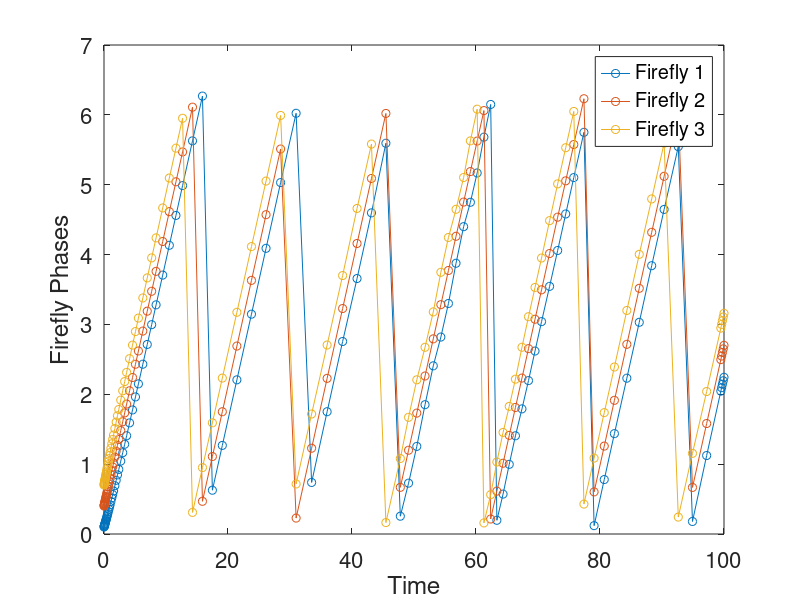
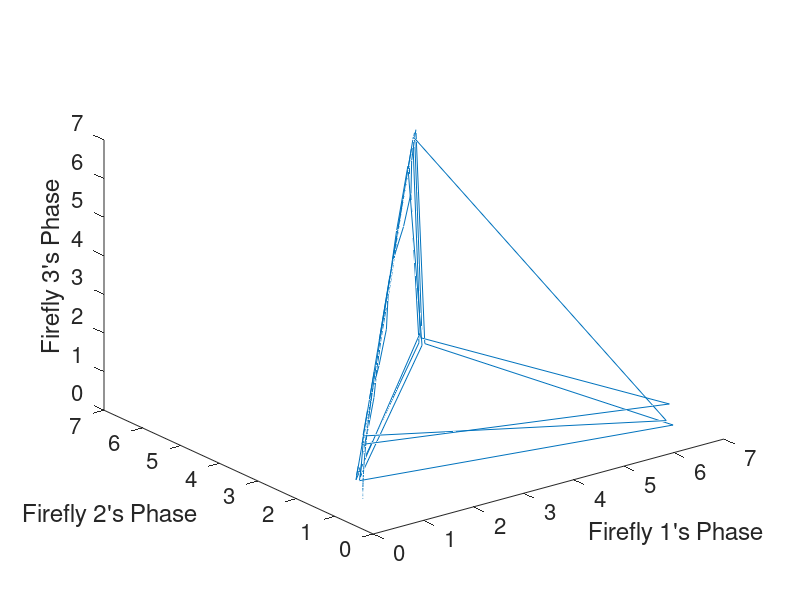

MATLAB code for these plots, in order:
% omega and A values
w1 = 0.1;
w2 = 0.4;
w3 = 0.7;
A = 0.7;

%system of ODE's
f = @(t,y) [w1 + (A/3 * (sin(y(2)-y(1))+sin(y(3)-y(1))));
    w2 + (A/3 * (sin(y(3)-y(2))+sin(y(1)-y(2))));
    w3 + (A/3 * (sin(y(2)-y(3))+sin(y(1)-y(3))))];

% initial values for system
IV = [w1, w2, w3];

% time steps
tfinal = 100;

% solve ODE
[t,y] = ode45(f, [0, tfinal], IV);
ymod2pi = mod(y, 2*pi);

figure
plot(t, ymod2pi, '-o')
xlabel("Time")
ylabel("Firefly Phases")
legend('Firefly 1', 'Firefly 2', 'Firefly 3')
set(gca, 'FontSize', 16)


figure
plot3(ymod2pi(:,1), ymod2pi(:, 2), ymod2pi(:, 3))
hold on
xlabel("Firefly 1's Phase")
ylabel("Firefly 2's Phase")
zlabel("Firefly 3's Phase")
set(gca, 'FontSize', 16)
hold off



